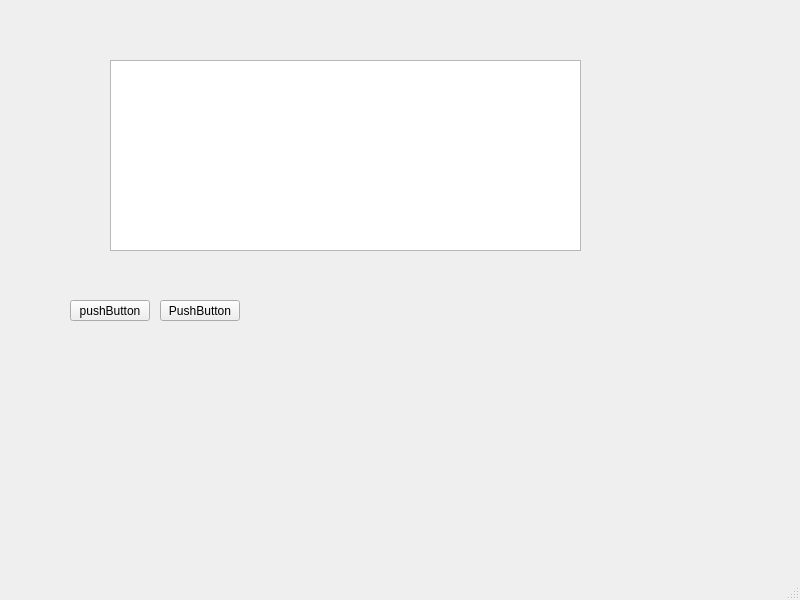
<?xml version="1.0" encoding="UTF-8"?>
<ui version="4.0">
 <class>MainWindow</class>
 <widget class="QMainWindow" name="MainWindow">
  <property name="geometry">
   <rect>
    <x>0</x>
    <y>0</y>
    <width>800</width>
    <height>600</height>
   </rect>
  </property>
  <property name="windowTitle">
   <string>MainWindow</string>
  </property>
  <widget class="QWidget" name="centralwidget">
   <widget class="QTextEdit" name="textEdit">
    <property name="geometry">
     <rect>
      <x>110</x>
      <y>60</y>
      <width>471</width>
      <height>191</height>
     </rect>
    </property>
   </widget>
   <widget class="QPushButton" name="pushButton">
    <property name="geometry">
     <rect>
      <x>70</x>
      <y>300</y>
      <width>80</width>
      <height>21</height>
     </rect>
    </property>
    <property name="text">
     <string>pushButton</string>
    </property>
   </widget>
   <widget class="QPushButton" name="pushButton_2">
    <property name="geometry">
     <rect>
      <x>160</x>
      <y>300</y>
      <width>80</width>
      <height>21</height>
     </rect>
    </property>
    <property name="text">
     <string>PushButton</string>
    </property>
   </widget>
  </widget>
  <widget class="QMenuBar" name="menubar">
   <property name="geometry">
    <rect>
     <x>0</x>
     <y>0</y>
     <width>800</width>
     <height>20</height>
    </rect>
   </property>
  </widget>
  <widget class="QStatusBar" name="statusbar"/>
 </widget>
 <resources/>
 <connections/>
</ui>
